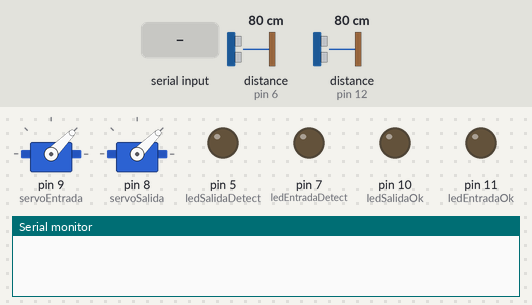
A sketch run on a simulated Arduino Uno, built with avr-gcc and run on an emulated ATmega328P. Shown: 2 × servo, output pins drawn as LEDs (lit = HIGH), the last lines printed to the serial monitor. Wiring (inferred from the names in the program): 2 × ultrasonic range finder: trigger pin 4, echo pin 6 / trigger pin 13, echo pin 12. Dashed ring = blinking. The test bench sets the inputs (shaded band); at power-on: distance to the obstacle (sensors on pin 6, pin 12) 80 cm. The echo pulse lasts 58.3 µs per cm; pins used as bus, display or sensor lines are not drawn.

Above: at 1.2 s.
1.3 s: distance to the obstacle (sensor on pin 6) set to 7 cm
2.8 s: distance to the obstacle (sensor on pin 6) set to 4 cm
At 3.2 s:
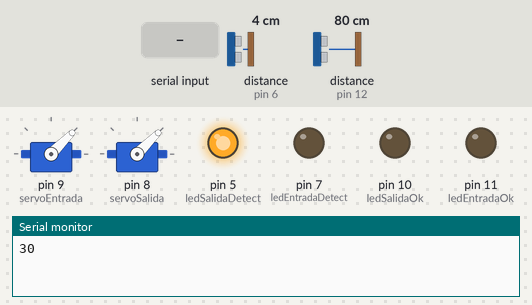
4.3 s: "2\n" received over Serial
At 4.46 s:
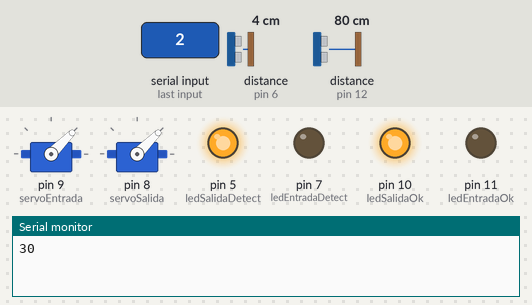
6.1 s: distance to the obstacle (sensor on pin 12) set to 7 cm
7.6 s: distance to the obstacle (sensor on pin 12) set to 4 cm
At 8.8 s:
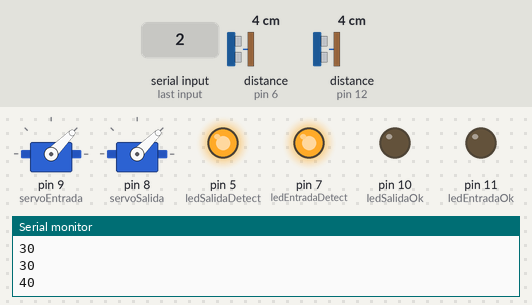
9.1 s: "1\n" received over Serial
At 9.9 s:
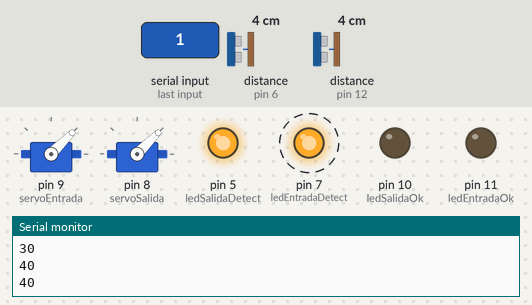
Timing chart, 0 to 11.9 s (numbered marks = the images above; inputs shaded):
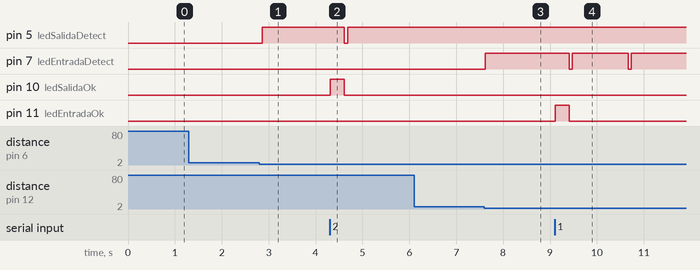

Measured:
- the behaviour switches between 6 and 5 cm on distance to the obstacle (sensor on pin 6) (found by bisection; images 0 and 1)
- the behaviour switches between 6 and 5 cm on distance to the obstacle (sensor on pin 12) (found by bisection; images 2 and 3)
- after the input at 1.3 s, every drawn part: stays the same
- after the input at 2.8 s, pin 5 (ledSalidaDetect): LOW → HIGH after 0.06 s
- after the input at 4.3 s, pin 5 (ledSalidaDetect): HIGH → LOW after 0.32 s, → HIGH 0.07 s later; pin 10 (ledSalidaOk): LOW → HIGH at once, → LOW 0.30 s later
- after the input at 6.1 s, every drawn part: stays the same
- after the input at 7.6 s, pin 7 (ledEntradaDetect): LOW → HIGH at once
- after the input at 9.1 s, pin 7 (ledEntradaDetect): alternates HIGH for 1.2 s and LOW for 0.06 s, starting after 0.31 s; pin 11 (ledEntradaOk): LOW → HIGH at once, → LOW 0.30 s later

The sketch:

probarLogicaSinServos.ino
```cpp
#include <Servo.h>

Servo servoEntrada;
Servo servoSalida;

int trigEntrada = 13;
int echoEntrada = 12;

int trigSalida = 4;
int echoSalida = 6;

// FLAGS
bool autoEntradaDetectado = false;
bool autoSalidaDetectado = false;

// LEDs
int ledEntradaDetect = 7;  // Se enciende cuando se manda 40
int ledSalidaDetect  = 5;  // Se enciende cuando se manda 30
int ledEntradaOk     = 11; // Se enciende cuando se recibe 1
int ledSalidaOk      = 10; // Se enciende cuando se recibe 2

long medirDistancia(int trig, int echo) {
  digitalWrite(trig, LOW);
  delayMicroseconds(2);
  digitalWrite(trig, HIGH);
  delayMicroseconds(10);
  digitalWrite(trig, LOW);

  long duracion = pulseIn(echo, HIGH, 25000);
  if (duracion == 0) return -1;

  return duracion * 0.034 / 2;
}

void setup() {
  Serial.begin(9600);

  pinMode(trigEntrada, OUTPUT);
  pinMode(echoEntrada, INPUT);

  pinMode(trigSalida, OUTPUT);
  pinMode(echoSalida, INPUT);

  pinMode(ledEntradaDetect, OUTPUT);
  pinMode(ledSalidaDetect, OUTPUT);
  pinMode(ledEntradaOk, OUTPUT);
  pinMode(ledSalidaOk, OUTPUT);

  servoEntrada.attach(9);
  servoSalida.attach(8);

  servoEntrada.write(45);
  servoSalida.write(45);

  digitalWrite(ledEntradaDetect, LOW);
  digitalWrite(ledSalidaDetect, LOW);
  digitalWrite(ledEntradaOk, LOW);
  digitalWrite(ledSalidaOk, LOW);
}

void loop() {

  // -------- SENSOR DE ENTRADA --------
  long dEntrada = medirDistancia(trigEntrada, echoEntrada);

  // Validar distancia correcta
  if (!autoEntradaDetectado && dEntrada >= 2 && dEntrada <= 4) {  // rango
    if (!autoEntradaDetectado) {
      Serial.println(40);
      autoEntradaDetectado = true;
      digitalWrite(ledEntradaDetect, HIGH);
      delay(200); // Anti-rebote del ultrasónico
    }
  }

  // -------- SENSOR DE SALIDA --------
  long dSalida = medirDistancia(trigSalida, echoSalida);

  if (!autoSalidaDetectado && dSalida >= 2 && dSalida <= 4) {
    //if (dSalida != -1 && dSalida < 20) {   // 20 cm de rango
      Serial.println(30);
      autoSalidaDetectado = true;
      digitalWrite(ledSalidaDetect, HIGH);
      delay(200);  // Anti-rebote
  }

  // -------- LECTURA SERIAL --------
  if (Serial.available()) {
    int codigo = Serial.parseInt();

    switch (codigo) {

      case 1:   // operador autorizó ENTRADA
        digitalWrite(ledEntradaOk, HIGH);
        delay(300);
        digitalWrite(ledEntradaOk, LOW);

        autoEntradaDetectado = false;
        digitalWrite(ledEntradaDetect, LOW);
        break;

      case 2:   // operador autorizó SALIDA
        digitalWrite(ledSalidaOk, HIGH);
        delay(300);
        digitalWrite(ledSalidaOk, LOW);

        autoSalidaDetectado = false;
        digitalWrite(ledSalidaDetect, LOW);
        break;
      case 0:   // estacionamiento lleno o no hay autos
        digitalWrite(ledEntradaOk, LOW);
        autoEntradaDetectado = false;
        digitalWrite(ledEntradaDetect, LOW);
        break;
    }
  }

  delay(60);
}
```
